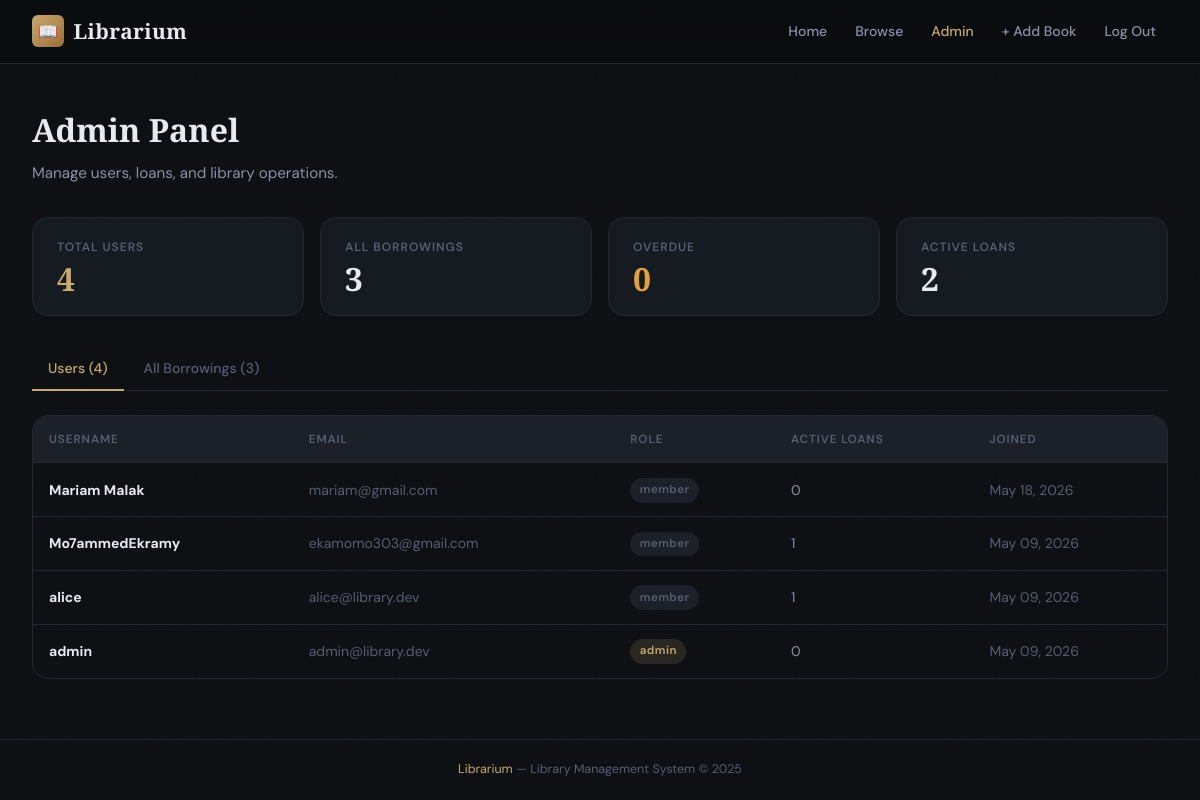
The page /admin (signed in) on the database its author committed.
### models.py (models this page shows, shortened)
class User(db.Model):
    __tablename__ = "users"
    id = db.Column(db.Integer, primary_key=True)
    username = db.Column(db.String(80), unique=True, nullable=False, index=True)
    email = db.Column(db.String(120), unique=True, nullable=False, index=True)
    password_hash = db.Column(db.String(256), nullable=False)
    role = db.Column(db.String(20), nullable=False, default="member")  # 'admin' | 'member'
    created_at = db.Column(db.DateTime, default=datetime.utcnow)
    borrowings = db.relationship("Borrowing", backref="user", lazy="dynamic")
    @property
    def is_admin(self):
        return self.role == "admin"
    @property
    def active_borrowings_count(self):
        return self.borrowings.filter_by(status="borrowed").count()

### routes.py (the view)
@main.route("/admin")
@admin_required
def admin_panel():
    users = User.query.order_by(User.created_at.desc()).all()
    all_borrowings = (
        Borrowing.query
        .join(User).join(Book)
        .order_by(Borrowing.borrow_date.desc())
        .all()
    )
    overdue = [b for b in all_borrowings if b.is_overdue]
    return render_template("admin.html", users=users, all_borrowings=all_borrowings, overdue=overdue, now=datetime.utcnow())

### models.py (called while the page is built)
    @property
    def is_overdue(self):
        if self.status == "borrowed" and self.due_date:
            return datetime.utcnow() > self.due_date
        return False

### routes.py (called while the page is built)
def admin_required(f):
    @wraps(f)
    def decorated(*args, **kwargs):
        if "user_id" not in session:
            flash("Please log in to continue.", "warning")
            return redirect(url_for("main.login"))
        user = User.query.get(session["user_id"])
        if not user or not user.is_admin:
            flash("Administrator access required.", "danger")
            return redirect(url_for("main.dashboard"))
        return f(*args, **kwargs)
    return decorated

def current_user():
    if "user_id" in session:
        return User.query.get(session["user_id"])
    return None

@main.context_processor
def inject_user():
    return {"current_user": current_user()}

### templates/admin.html (shortened to what this page needs)
{% extends "base.html" %}
{% block content %}
<div class="page-header">
  <h1>Admin Panel</h1>
  <p>Manage users, loans, and library operations.</p>
</div>
<div class="stats-grid" style="grid-template-columns:repeat(auto-fit,minmax(160px,1fr))">
  <div class="stat-card">
    <span class="stat-label">Total Users</span>
    <span class="stat-value accent">{{ users|length }}</span>
  </div>
  <div class="stat-card">
    <span class="stat-label">All Borrowings</span>
    <span class="stat-value">{{ all_borrowings|length }}</span>
  </div>
  <div class="stat-card">
    <span class="stat-label">Overdue</span>
    <span class="stat-value" style="color:var(--warning)">{{ overdue|length }}</span>
  </div>
  <div class="stat-card">
    <span class="stat-label">Active Loans</span>
    <span class="stat-value">{{ all_borrowings|selectattr('status','equalto','borrowed')|list|length }}</span>
  </div>
</div>
<div class="tabs">
  <a class="tab active" href="#users" onclick="showTab('users',this)">Users ({{ users|length }})</a>
  <a class="tab" href="#loans" onclick="showTab('loans',this)">All Borrowings ({{ all_borrowings|length }})</a>
</div>
<div id="tab-users">
  <div class="table-wrap">
    <table>
      <thead>
        <tr><th>Username</th><th>Email</th><th>Role</th><th>Active Loans</th><th>Joined</th></tr>
      </thead>
      <tbody>
        {% for u in users %}
        <tr>
          <td><strong>{{ u.username }}</strong></td>
          <td class="text-muted">{{ u.email }}</td>
          <td><span class="badge badge-{{ u.role }}">{{ u.role }}</span></td>
          <td>{{ u.active_borrowings_count }}</td>
          <td class="text-muted">{{ u.created_at.strftime('%b %d, %Y') }}</td>
        </tr>
        {% endfor %}
      </tbody>
    </table>
  </div>
</div>
{% endblock %}

### static/css/style.css (style rules this page uses)
*, *::before, *::after { box-sizing: border-box; margin: 0; padding: 0; }
:root { --bg-base: #0b0d11; --bg-surface: #111318; --bg-card: #161a21; --bg-elevated: #1c2029; --border: #242830; --border-glow: #2e3545; --text-primary: #e8eaf0; --text-secondary: #8b92a5; --text-muted: #555e72; --accent: #c8a96e; --accent-dim: rgba(200,169,110,.15); --accent-hover:#dfc08a; --danger: #e05c6e; --danger-dim: rgba(224,92,110,.15); --success: #5db88a; --success-dim: rgba(93,184,138,.15); --info: #5b9bd5; --info-dim: rgba(91,155,213,.15); --warning: #e0a040; --radius-sm: 6px; --radius: 10px; --radius-lg: 16px; --shadow: 0 4px 24px rgba(0,0,0,.45); --shadow-lg: 0 8px 48px rgba(0,0,0,.6); --font-display: 'Playfair Display', Georgia, serif; --font-body: 'DM Sans', system-ui, sans-serif; --font-mono: 'DM Mono', monospace; }
html { font-size: 16px; scroll-behavior: smooth; }
body { background: var(--bg-base); color: var(--text-primary); font-family: var(--font-body); font-weight: 400; line-height: 1.6; min-height: 100vh; display: flex; flex-direction: column; }
body::before { content: ''; position: fixed; inset: 0; z-index: 0; pointer-events: none; background-size: 200px; }
.stats-grid { display: grid; grid-template-columns: repeat(auto-fit, minmax(180px, 1fr)); gap: 1rem; margin-bottom: 2rem; }
.stat-card { background: var(--bg-card); border: 1px solid var(--border); border-radius: var(--radius-lg); padding: 1.25rem 1.5rem; display: flex; flex-direction: column; gap: .35rem; transition: border-color .2s; }
.stat-label { font-size: .75rem; color: var(--text-muted); font-weight: 600; letter-spacing: .08em; text-transform: uppercase; }
.stat-value { font-size: 2rem; font-weight: 700; color: var(--text-primary); font-family: var(--font-display); line-height: 1; }
.stat-value.accent { color: var(--accent); }
.table-wrap { overflow-x: auto; border-radius: var(--radius-lg); border: 1px solid var(--border); }
table { width: 100%; border-collapse: collapse; }
th { background: var(--bg-elevated); color: var(--text-muted); font-size: .73rem; font-weight: 600; letter-spacing: .08em; text-transform: uppercase; padding: .85rem 1rem; text-align: left; }
td { padding: .85rem 1rem; border-top: 1px solid var(--border); font-size: .875rem; color: var(--text-secondary); }
td strong { color: var(--text-primary); }
.badge { display: inline-flex; align-items: center; padding: .2rem .6rem; border-radius: 999px; font-size: .72rem; font-weight: 600; letter-spacing: .04em; }
.badge-admin { background: var(--accent-dim); color: var(--accent); }
.badge-member { background: var(--bg-elevated); color: var(--text-muted); }
.page-header { margin-bottom: 2rem; }
.page-header h1 { font-family: var(--font-display); font-size: 2rem; font-weight: 700; color: var(--text-primary); }
.page-header p { color: var(--text-secondary); font-size: .95rem; margin-top: .35rem; }
.tabs { display: flex; gap: .25rem; border-bottom: 1px solid var(--border); margin-bottom: 1.5rem; }
.tab { padding: .6rem 1rem; font-size: .875rem; font-weight: 500; color: var(--text-muted); cursor: pointer; border-bottom: 2px solid transparent; margin-bottom: -1px; transition: all .2s; text-decoration: none; }
.tab.active { color: var(--accent); border-bottom-color: var(--accent); }
.text-muted { color: var(--text-muted); }

### rows shown on the page
User: username "Mariam Malak", email "mariam@gmail.com", role "member", active_borrowings_count "0", created_at "May 18, 2026"
User: username "Mo7ammedEkramy", email "ekamomo303@gmail.com", role "member", active_borrowings_count "1", created_at "May 09, 2026"
User: username "alice", email "alice@library.dev", role "member", active_borrowings_count "1", created_at "May 09, 2026"
User: username "admin", email "admin@library.dev", role "admin", active_borrowings_count "0", created_at "May 09, 2026"

### other values the page prints
{{ users|length }} "4"
{{ all_borrowings|length }} "3"
{{ overdue|length }} "0"
{{ all_borrowings|selectattr('status','equalto','borrowed')|list|length }} "2"
{{ 2025 }} "2025"
